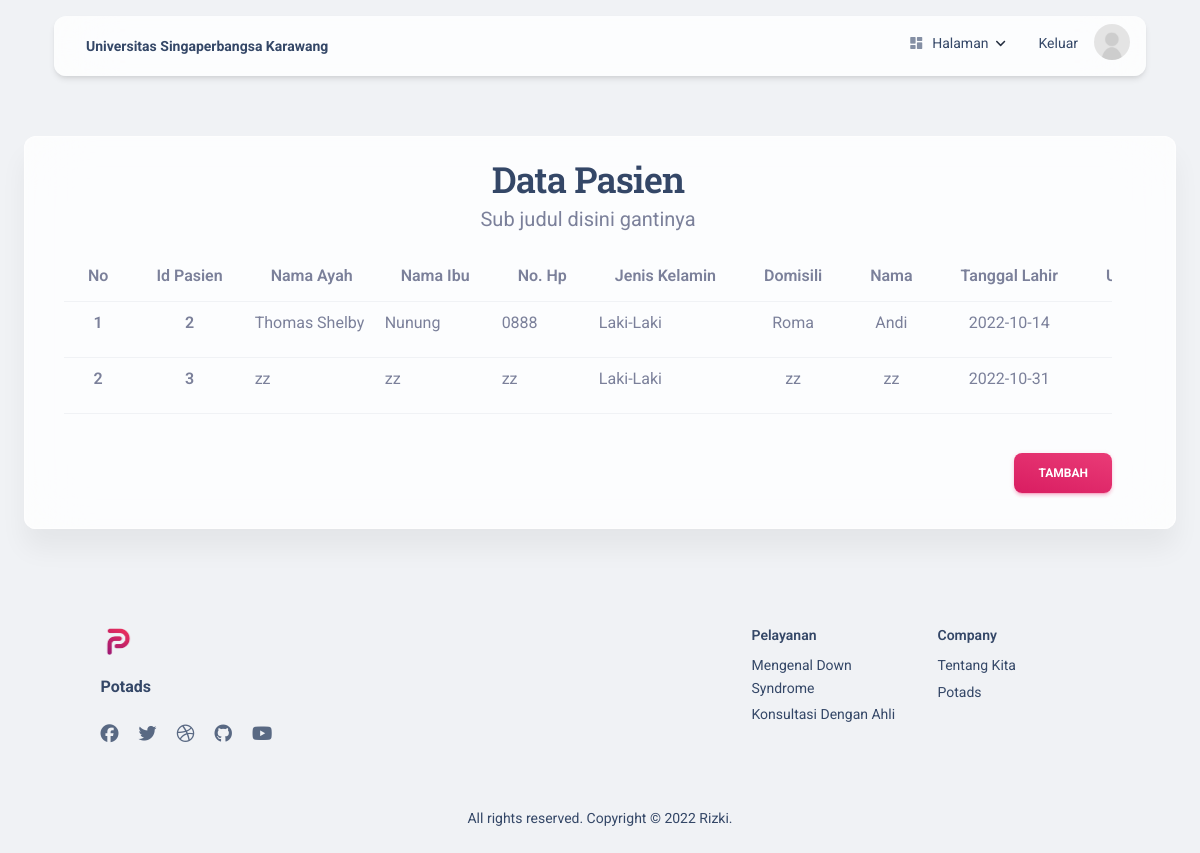
The app's page /pages/adminpasien.php (signed in) with its own data.
### tables this page shows
CREATE TABLE `pasien` (
  `id_pasien` int(11) NOT NULL,
  `nama_ayah` text DEFAULT NULL,
  `nama_ibu` text DEFAULT NULL,
  `nomor_hp` text DEFAULT NULL,
  `jenis_kelamin` text DEFAULT NULL,
  `kota_domisili` text DEFAULT NULL,
  `nama_pasien` text DEFAULT NULL,
  `tanggal_lahir` text DEFAULT NULL,
  `umur` text DEFAULT NULL
);

### pages/adminpasien.php (the view, shortened to what this page needs)
<!DOCTYPE html>
<html lang="en" itemscope itemtype="http://schema.org/WebPage">
<head>
    <link href="../assets/css/nucleo-icons.css" rel="stylesheet" />
    <link href="../assets/css/nucleo-svg.css" rel="stylesheet" />
    <link href='https://unpkg.com/boxicons@2.1.2/css/boxicons.min.css' rel='stylesheet'>
    <link id="pagestyle" href="../assets/css/material-kit.css?v=3.0.4" rel="stylesheet" />
</head>
<body class="index-page bg-gray-200">
    <?php
    include 'navbaradmin.php';
    ?>
    <div class="card card-body blur shadow-blur mx-3 mx-md-4 mt-n6">
        <section class="my-0 py-0">
            <div class="container">
                <div class="row">
                    <div class="row justify-content-center text-center my-sm-1">
                        <div class="col-lg-12">
                            <h2 class="text-dark mb-0">Data Pasien</h2>
                            <p class="lead">Sub judul disini gantinya </p>
                            <div class="table-responsive">
                                <table class="table table-hover">
                                    <thead>
                                        <tr>
                                            <th scope="col">No</th>
                                            <th scope="col">Id Pasien</th>
                                            <th scope="col">Nama Ayah</th>
                                            <th scope="col">Nama Ibu</th>
                                            <th scope="col">No. Hp</th>
                                            <th scope="col">Jenis Kelamin</th>
                                            <th scope="col">Domisili</th>
                                            <th scope="col">Nama </th>
                                            <th scope="col">Tanggal Lahir </th>
                                            <th scope="col">Umur</th>
                                        </tr>
                                    </thead>
                                    <tbody>
                                        <?php
                                        include 'koneksi.php';
                                        $no = 1;
                                        $query = mysqli_query($koneksi, "SELECT * FROM pasien") or die(mysqli_error($koneksi));
                                        foreach ($query as $data) {
                                        ?>
                                            <tr>
                                                <th class="text-center" scope="row"><?php echo $no ?></th>
                                                <th class="text-center" scope="row"><?php echo $data['id_pasien'] ?></th>
                                                <td class="text-start"><?php echo $data['nama_ayah'] ?></td>
                                                <td class="text-start"><?php echo $data['nama_ibu'] ?></td>
                                                <td class="text-start"><?php echo $data['nomor_hp'] ?></td>
                                                <td class="text-start"><?php echo $data['jenis_kelamin'] ?></td>
                                                <td class="text-center"><?php echo $data['kota_domisili'] ?></td>
                                                <td class="text-center"><?php echo $data['nama_pasien'] ?></td>
                                                <td class="text-center"><?php echo $data['tanggal_lahir'] ?></td>
                                                <td class="text-center"><?php echo $data['umur'] ?></td>
                                            </tr>
                                        <?php
                                            $no++;
                                        }
                                        ?>
                                    </tbody>
                                </table>
                            </div>
                            <button type="button" class="btn bg-gradient-primary w-auto me-auto float-end mt-4" data-bs-toggle="modal" data-bs-target="#exampleModal">Tambah</button>
                        </div>
                    </div>
                </div>
            </div>
        </section>
    </div>
    <footer class="footer pt-5 mt-5">
        <div class="container">
            <div class=" row">
                <div class="col-md-3 mb-4 ms-auto">
                    <div>
                        <a href="https://www.creative-tim.com/product/material-kit">
                            <img src="../assets/img/logo.png" class="mb-3 footer-logo" alt="main_logo">
                        </a>
                        <h6 class="font-weight-bolder mb-4">Potads</h6>
                    </div>
                    <div>
                        <ul class="d-flex flex-row ms-n3 nav">
                            <li class="nav-item">
                                <a class="nav-link pe-1" href="https://www.facebook.com/CreativeTim" target="_blank">
                                    <i class="fab fa-facebook text-lg opacity-8"></i>
                                </a>
                            </li>
                            <li class="nav-item">
                                <a class="nav-link pe-1" href="https://twitter.com/creativetim" target="_blank">
                                    <i class="fab fa-twitter text-lg opacity-8"></i>
                                </a>
                            </li>
                            <li class="nav-item">
                                <a class="nav-link pe-1" href="https://dribbble.com/creativetim" target="_blank">
                                    <i class="fab fa-dribbble text-lg opacity-8"></i>
                                </a>
                            </li>
                            <li class="nav-item">
                                <a class="nav-link pe-1" href="https://github.com/creativetimofficial" target="_blank">
                                    <i class="fab fa-github text-lg opacity-8"></i>
                                </a>
                            </li>
                            <li class="nav-item">
                                <a class="nav-link pe-1" href="https://www.youtube.com/channel/UCVyTG4sCw-rOvB9oHkzZD1w" target="_blank">
                                    <i class="fab fa-youtube text-lg opacity-8"></i>
                                </a>
                            </li>
                        </ul>
                    </div>
                </div>
                <div class="col-md-2 col-sm-6 col-6 mb-4 ">
                    <div>
                        <h6 class="text-sm">Pelayanan </h6>
                        <ul class="flex-column ms-n3 nav">
                            <li class="nav-item">
                                <a class="nav-link" href="../index.php#DownSyndrome">
                                    Mengenal Down Syndrome
                                </a>
                            </li>
                            <li class="nav-item">
                                <a class="nav-link" href="konsultasi.php">
                                    Konsultasi Dengan Ahli
                                </a>
                            </li>
                        </ul>
                    </div>
                </div>
                <div class="col-md-2 col-sm-6 col-6 mb-4 me-auto">
                    <div>
                        <h6 class="text-sm">Company</h6>
                        <ul class="flex-column ms-n3 nav">
                            <li class="nav-item">
                                <a class="nav-link" href="../index.php#tentangKita">
                                    Tentang Kita
                                </a>
                            </li>
                            <li class="nav-item">
                                <a class="nav-link" href="../index.php">
                                    Potads
                                </a>
                            </li>
                        </ul>
                    </div>
                </div>
                <div class="col-12">
                    <div class="text-center">
                        <p class="text-dark my-4 text-sm font-weight-normal">
                            All rights reserved. Copyright © <a href="http://keenu.epizy.com/" target="_blank"> Rizki</a>.
                        </p>
                    </div>
                </div>
            </div>
        </div>
    </footer>
</body>
</html>

### records on screen
pasien: id_pasien "2", nama_ayah "Thomas Shelby", nama_ibu "Nunung", nomor_hp "0888", jenis_kelamin "Laki-Laki", kota_domisili "Roma", nama_pasien "Andi", tanggal_lahir "2022-10-14"
pasien: id_pasien "3", nama_ayah "zz", nama_ibu "zz", nomor_hp "zz", jenis_kelamin "Laki-Laki", kota_domisili "zz", nama_pasien "zz", tanggal_lahir "2022-10-31"
